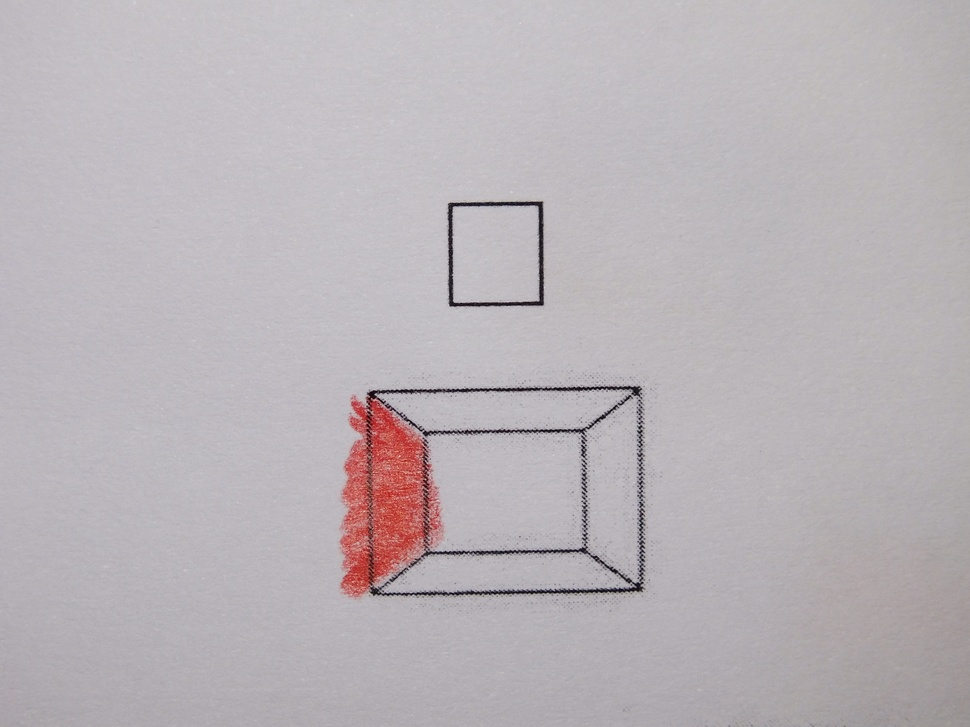
#> input picture img/probe_cam5.JPG, 970 x 727 px, shrunk from 4608 x 3456 before the run
$ jupyter execute --allow-errors ver_1.ipynb
#> lines starting #> are read from the running program, lines starting #| are printed output that depends on the picture; after the words box and inside, x2 and y2 are one past the last pixel; in counts of white or black regions, pixels touching at a corner belong together
[cell 1]
get_ipython().magic('matplotlib inline')
from pylab import *
import skimage
import img
import ipywidgets as widgets
import skimage.morphology as mp
from skimage import data, io, filters, exposure, feature
from skimage.filters import rank
from skimage.util.dtype import convert
from skimage import img_as_float, img_as_ubyte
from skimage.io import imshow
from skimage.io import imshow_collection
from skimage.viewer import ImageViewer
from skimage.color import rgb2hsv, hsv2rgb, rgb2gray
from skimage.filters.edges import convolve
from matplotlib import pylab as plt
import numpy as np
from numpy import array
from IPython.display import display
from ipywidgets import interact, interactive, fixed
from IPython.core.display import clear_output
from skimage import data, img_as_float
from skimage import exposure
from skimage.morphology import disk
from skimage import measure
from skimage.feature import canny
from skimage.transform import (hough_line, hough_line_peaks,
                               probabilistic_hough_line)
import warnings
warnings.simplefilter("ignore")


probe1=io.imread("img/probe_cam5.JPG")
#> probe1 is the input picture: shape (727, 970, 3); mean R, G, B 185.6, 179.3, 183.8


probe1 = rgb2gray(probe1)
#> probe1: shape (727, 970) float64
probe1 = img_as_ubyte(probe1)
med= (filters.median(probe1, disk(2)))
#imshow(med,cmap=plt.cm.gray)

gauss = filters.gaussian(img_as_ubyte(med), sigma=2)
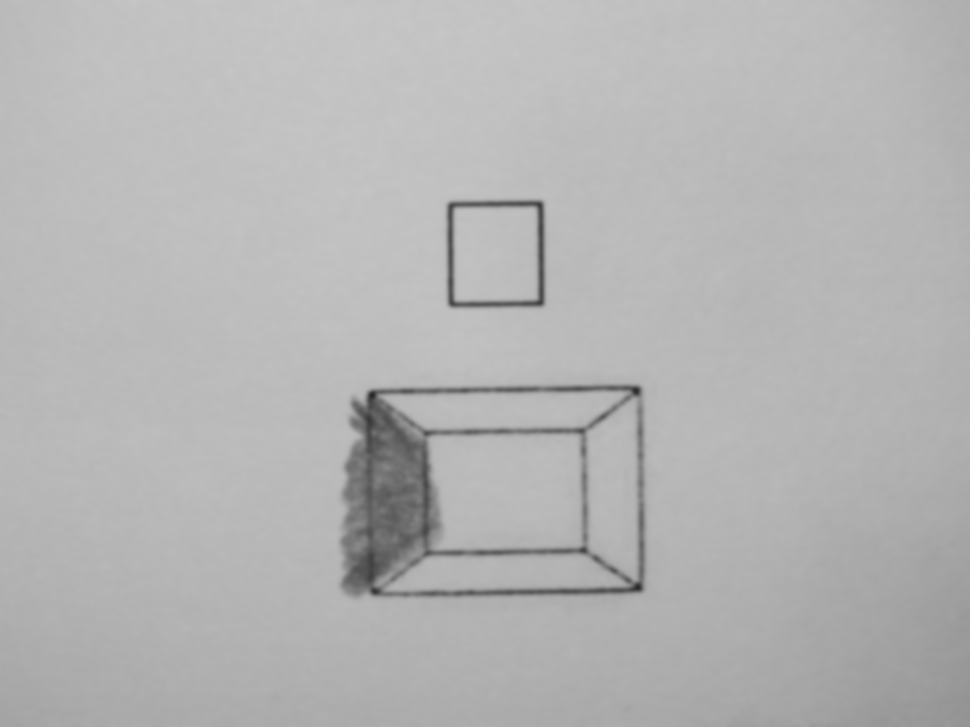
#> gauss: shape (727, 970) float64; min 0.148, max 0.784, mean 0.709
#imshow(gauss,cmap=plt.cm.gray)

'''perc=4
img = img_as_float(gauss)
MIN = np.percentile(img, perc)
MAX = np.percentile(img, 100-perc)

norm = (img - MIN) / (MAX - MIN)
norm[norm > 1] = 1
norm[norm < 0] = 0'''

#imshow(norm,cmap=plt.cm.gray)


sobel =filters.sobel(gauss)**0.5
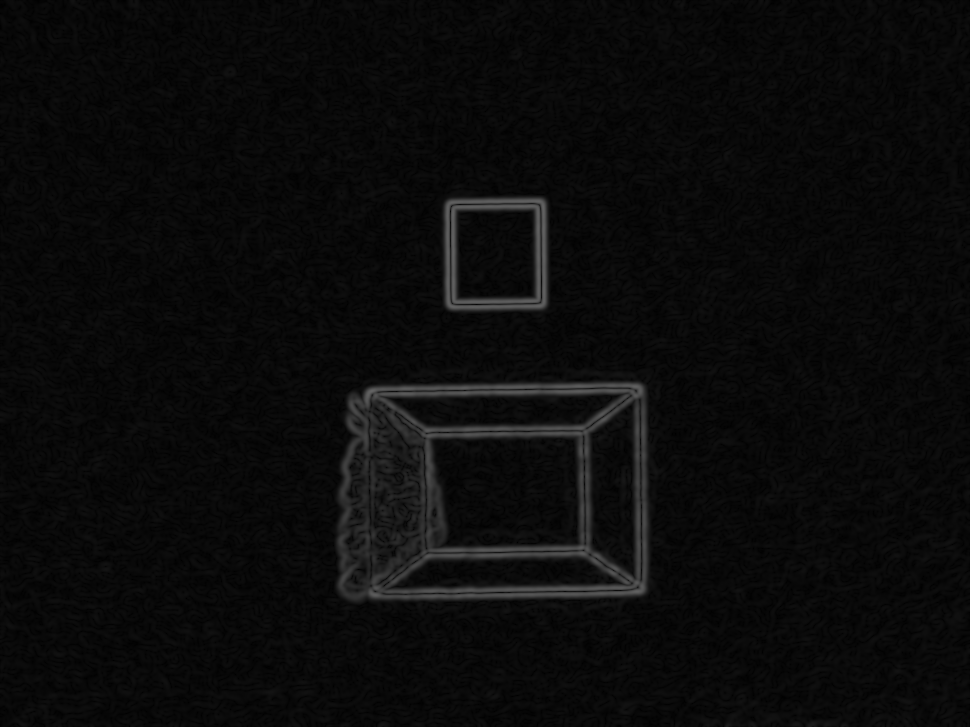
#> sobel: shape (727, 970) float64; min 0.00121, max 0.389, mean 0.0443
#imshow(sobel,cmap=plt.cm.gray)

thresh = 0.28
binary = (sobel > thresh)
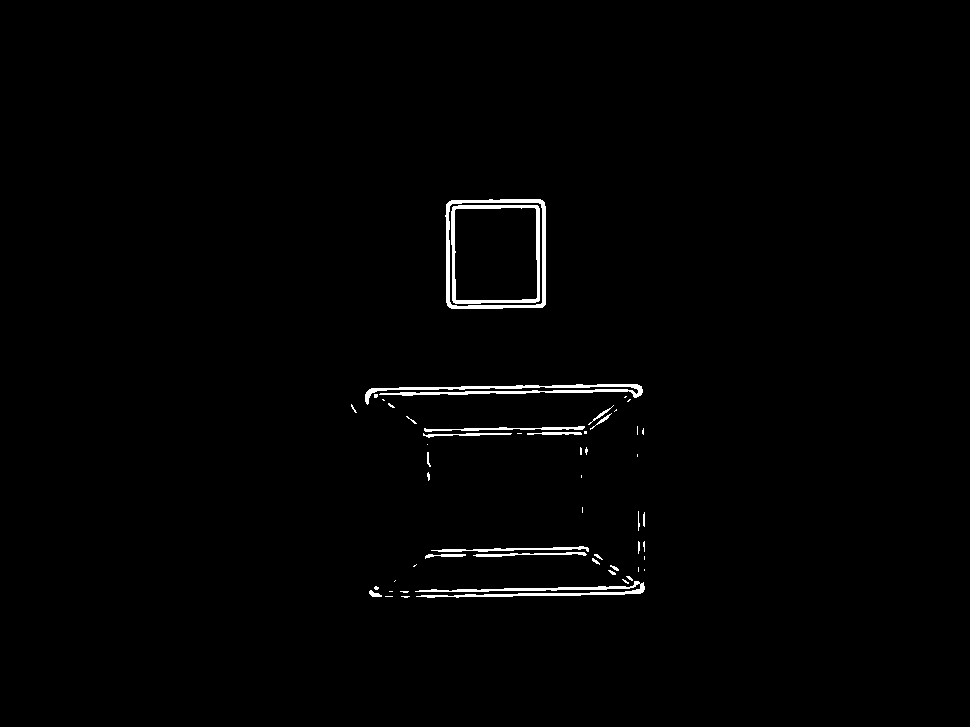
#> binary: shape (727, 970) bool; 1.1% white; 53 white regions (31 under 20 px), largest, box (x1, y1, x2, y2) and area: (365, 384, 643, 405) 1622, (445, 199, 546, 309) 1484, (415, 581, 645, 598) 1270
binary = np.uint8(binary) # unit64 => unit8
#imshow(binary,cmap=plt.cm.gray)

dilat = mp.dilation(binary)
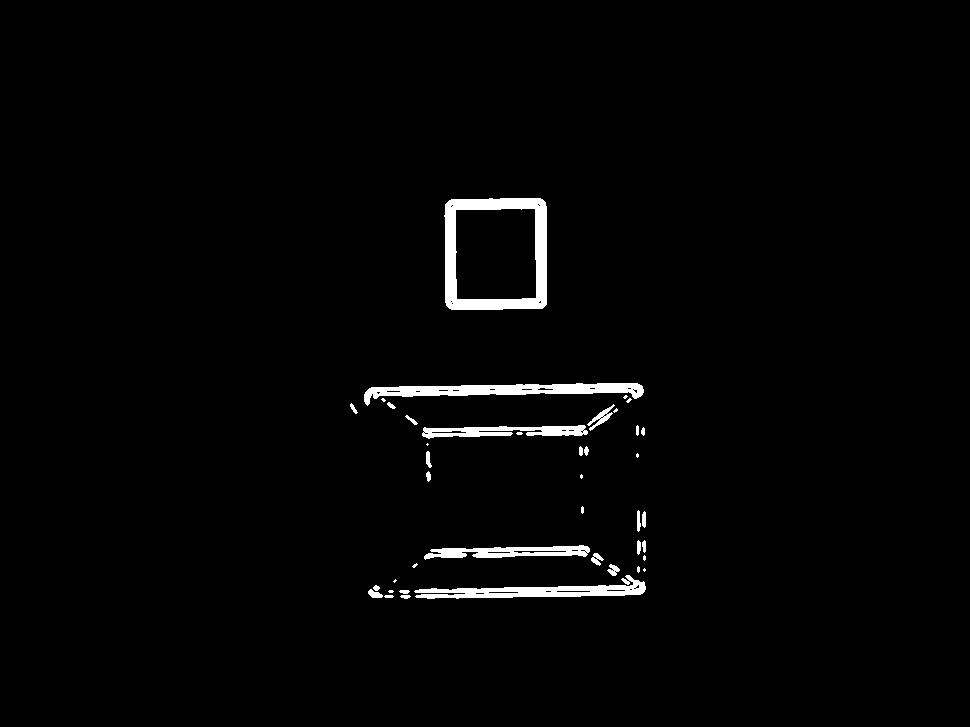
#> dilat: shape (727, 970); values 0 (black) and 1 (white), 1.9% white; 41 white regions (14 under 20 px), largest, box (x1, y1, x2, y2) and area: (444, 198, 547, 310) 4192, (364, 383, 644, 406) 2752, (414, 575, 646, 599) 2262
#imshow(dilat,cmap=plt.cm.gray)


lines = probabilistic_hough_line(dilat, line_length=300,
                                 line_gap=120)
#> lines = 122 items


#> (the rest of this cell did not finish here and is left out)
